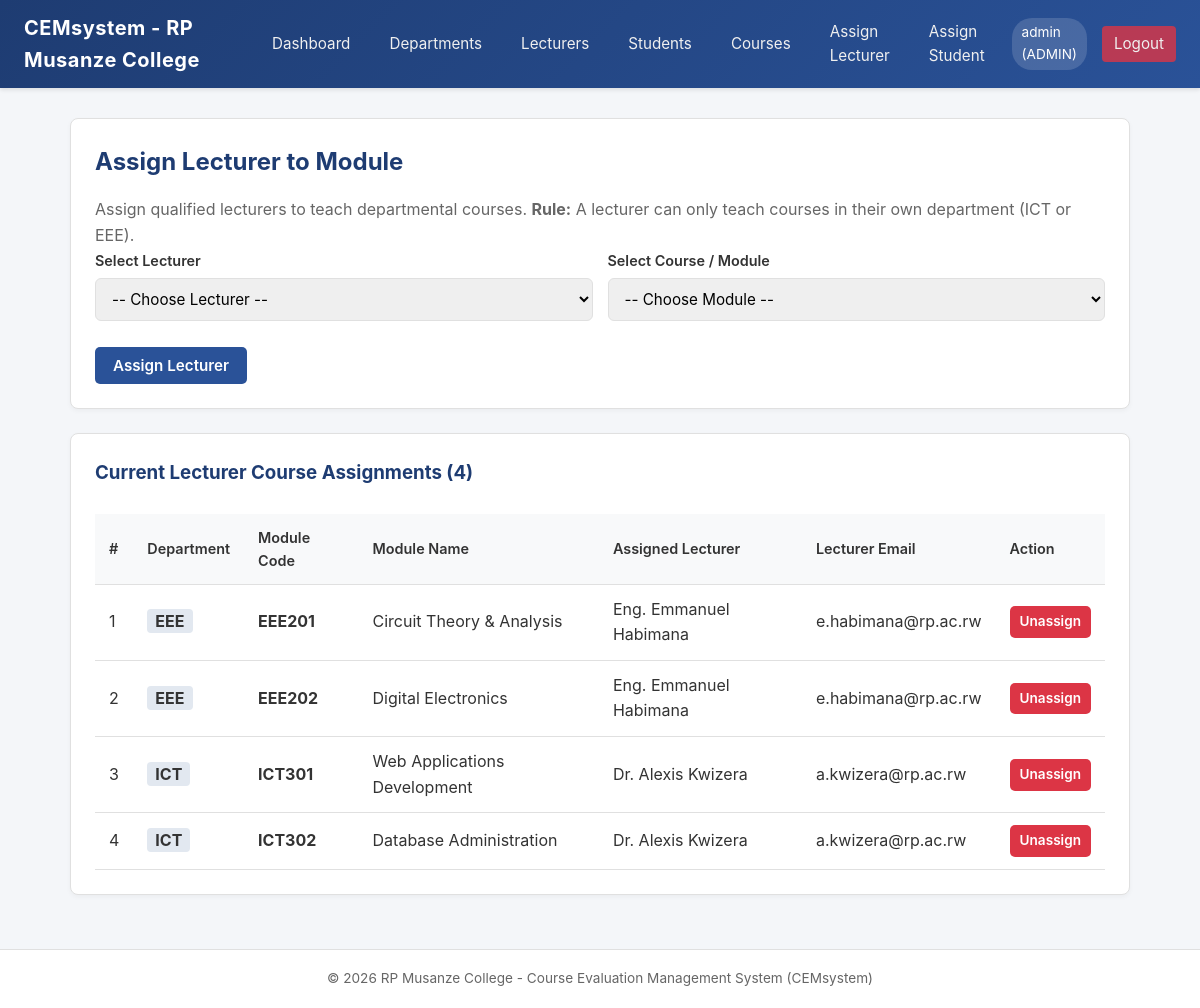
The app's page /admin/assign_lecturer.php (signed in) with its own data.
### tables this page shows
CREATE TABLE IF NOT EXISTS `lecturer_courses` (
    `id` INT AUTO_INCREMENT PRIMARY KEY,
    `lecturer_id` INT NOT NULL,
    `course_id` INT NOT NULL,
    CONSTRAINT `unique_lecturer_course` UNIQUE (`lecturer_id`, `course_id`),
    CONSTRAINT `fk_lc_lecturer` FOREIGN KEY (`lecturer_id`) 
        REFERENCES `lecturers`(`id`) ON DELETE CASCADE ON UPDATE CASCADE,
    CONSTRAINT `fk_lc_course` FOREIGN KEY (`course_id`) 
        REFERENCES `courses`(`id`) ON DELETE CASCADE ON UPDATE CASCADE
);

CREATE TABLE IF NOT EXISTS `departments` (
    `id` INT AUTO_INCREMENT PRIMARY KEY,
    `name` VARCHAR(100) NOT NULL,
    `code` VARCHAR(20) NOT NULL UNIQUE
);

CREATE TABLE IF NOT EXISTS `courses` (
    `id` INT AUTO_INCREMENT PRIMARY KEY,
    `course_code` VARCHAR(50) NOT NULL UNIQUE,
    `course_name` VARCHAR(150) NOT NULL,
    `department_id` INT NOT NULL,
    `created_at` TIMESTAMP DEFAULT CURRENT_TIMESTAMP,
    CONSTRAINT `fk_courses_department` FOREIGN KEY (`department_id`) 
        REFERENCES `departments`(`id`) ON DELETE RESTRICT ON UPDATE CASCADE
);

CREATE TABLE IF NOT EXISTS `lecturers` (
    `id` INT AUTO_INCREMENT PRIMARY KEY,
    `user_id` INT NULL,
    `name` VARCHAR(100) NOT NULL,
    `email` VARCHAR(100) NOT NULL UNIQUE,
    `department_id` INT NOT NULL,
    `created_at` TIMESTAMP DEFAULT CURRENT_TIMESTAMP,
    CONSTRAINT `fk_lecturers_user` FOREIGN KEY (`user_id`) 
        REFERENCES `users`(`id`) ON DELETE SET NULL ON UPDATE CASCADE,
    CONSTRAINT `fk_lecturers_department` FOREIGN KEY (`department_id`) 
        REFERENCES `departments`(`id`) ON DELETE RESTRICT ON UPDATE CASCADE
);

### admin/assign_lecturer.php (the view, shortened to what this page needs)
<?php
require_once __DIR__ . '/../config/db.php';
$assignments = $pdo->query("
    SELECT lc.id, l.name AS lecturer_name, l.email AS lecturer_email,
           c.course_code, c.course_name, d.name AS department_name, d.code AS department_code
    FROM lecturer_courses lc
    JOIN lecturers l ON lc.lecturer_id = l.id
    JOIN courses c ON lc.course_id = c.id
    JOIN departments d ON c.department_id = d.id
    ORDER BY d.code ASC, c.course_code ASC
")->fetchAll();
$base_path = '../';
require_once __DIR__ . '/../includes/header.php';
?>
<div class="card">
    <h2>Assign Lecturer to Module</h2>
    <p style="color: var(--text-muted);">
        Assign qualified lecturers to teach departmental courses.
        <strong>Rule:</strong> A lecturer can only teach courses in their own department (ICT or EEE).
    </p>
    <form action="assign_lecturer.php" method="POST">
        <div style="display: grid; grid-template-columns: repeat(auto-fit, minmax(260px, 1fr)); gap: 15px;">
            <div class="form-group">
                <label for="lecturer_id">Select Lecturer</label>
                <select name="lecturer_id" id="lecturer_id" class="form-control" required>
                    <option value="">-- Choose Lecturer --</option>
                </select>
            </div>
            <div class="form-group">
                <label for="course_id">Select Course / Module</label>
                <select name="course_id" id="course_id" class="form-control" required>
                    <option value="">-- Choose Module --</option>
                </select>
            </div>
        </div>
        <button type="submit" name="assign_lecturer" class="btn btn-primary" style="margin-top: 10px;">Assign Lecturer</button>
    </form>
</div>
<div class="card">
    <h3>Current Lecturer Course Assignments (<?= count($assignments) ?>)</h3>
    <div class="table-responsive">
        <table>
            <thead>
                <tr>
                    <th>#</th>
                    <th>Department</th>
                    <th>Module Code</th>
                    <th>Module Name</th>
                    <th>Assigned Lecturer</th>
                    <th>Lecturer Email</th>
                    <th>Action</th>
                </tr>
            </thead>
            <tbody>
                <?php if (empty($assignments)): ?>
                    <tr><td colspan="7" style="text-align: center; color: var(--text-muted);">No lecturer assignments created yet.</td></tr>
                <?php else: ?>
                    <?php foreach ($assignments as $idx => $a): ?>
                        <tr>
                            <td><?= $idx + 1 ?></td>
                            <td><span style="background: #e2e8f0; padding: 2px 8px; border-radius: 4px; font-weight: bold;"><?= htmlspecialchars($a['department_code']) ?></span></td>
                            <td><strong><?= htmlspecialchars($a['course_code']) ?></strong></td>
                            <td><?= htmlspecialchars($a['course_name']) ?></td>
                            <td><?= htmlspecialchars($a['lecturer_name']) ?></td>
                            <td><?= htmlspecialchars($a['lecturer_email']) ?></td>
                            <td>
                                <a href="assign_lecturer.php?remove=<?= $a['id'] ?>" class="btn btn-danger btn-sm" onclick="return confirm('Remove this lecturer assignment?');">Unassign</a>
                            </td>
                        </tr>
                    <?php endforeach; ?>
                <?php endif; ?>
            </tbody>
        </table>
    </div>
</div>
<?php require_once __DIR__ . '/../includes/footer.php'; ?>

### includes/header.php (shortened to what this page needs)
<?php
$base_path = $base_path ?? '';
?>
<!DOCTYPE html>
<html lang="en">
<head>
    <link rel="stylesheet" href="<?= $base_path ?>style.css">
</head>
<body>
<nav class="navbar">
    <a href="<?= $base_path ?>index.php" class="brand">CEMsystem - RP Musanze College</a>
    <div class="nav-links">
        <?php if (isset($_SESSION['user_id'])): ?>
            <?php if ($_SESSION['role'] === 'admin'): ?>
                <a href="<?= $base_path ?>admin/dashboard.php">Dashboard</a>
                <a href="<?= $base_path ?>admin/departments.php">Departments</a>
                <a href="<?= $base_path ?>admin/lecturers.php">Lecturers</a>
                <a href="<?= $base_path ?>admin/students.php">Students</a>
                <a href="<?= $base_path ?>admin/courses.php">Courses</a>
                <a href="<?= $base_path ?>admin/assign_lecturer.php">Assign Lecturer</a>
                <a href="<?= $base_path ?>admin/assign_student.php">Assign Student</a>
            <?php elseif ($_SESSION['role'] === 'student'): ?>
                <a href="<?= $base_path ?>student/dashboard.php">My Courses</a>
            <?php endif; ?>
            <span class="user-info">
                <?= htmlspecialchars($_SESSION['username']) ?> (<?= strtoupper($_SESSION['role']) ?>)
            </span>
            <a href="<?= $base_path ?>logout.php" style="background: rgba(220,53,69,0.8);">Logout</a>
        <?php else: ?>
            <a href="<?= $base_path ?>index.php">Login</a>
        <?php endif; ?>
    </div>
</nav>
<div class="container">

### includes/footer.php
</div>
<footer>
    <p>&copy; <?= date('Y') ?> RP Musanze College - Course Evaluation Management System (CEMsystem)</p>
</footer>
</body>
</html>

### style.css (style rules this page uses)
:root { --primary: #1e3c72; --primary-hover: #162c55; --secondary: #2a5298; --accent: #00adb5; --bg: #f4f6f9; --card-bg: #ffffff; --text-color: #333333; --text-muted: #666666; --border-color: #e0e0e0; --success: #28a745; --danger: #dc3545; --warning: #ffc107; }
* { box-sizing: border-box; margin: 0; padding: 0; font-family: -apple-system, BlinkMacSystemFont, "Segoe UI", Roboto, Helvetica, Arial, sans-serif; }
body { background-color: var(--bg); color: var(--text-color); line-height: 1.6; min-height: 100vh; display: flex; flex-direction: column; }
.navbar { background: linear-gradient(135deg, var(--primary) 0%, var(--secondary) 100%); color: white; padding: 12px 24px; display: flex; justify-content: space-between; align-items: center; box-shadow: 0 2px 4px rgba(0,0,0,0.1); }
.navbar .brand { font-size: 1.25rem; font-weight: 700; color: white; text-decoration: none; letter-spacing: 0.5px; }
.navbar .nav-links { display: flex; gap: 15px; align-items: center; }
.navbar .nav-links a { color: #f0f0f0; text-decoration: none; font-size: 0.95rem; padding: 6px 12px; border-radius: 4px; transition: background-color 0.2s; }
.navbar .user-info { font-size: 0.85rem; background: rgba(255, 255, 255, 0.15); padding: 4px 10px; border-radius: 20px; }
.container { max-width: 1100px; margin: 30px auto; padding: 0 20px; flex: 1; width: 100%; }
.card { background: var(--card-bg); border-radius: 8px; padding: 24px; margin-bottom: 24px; border: 1px solid var(--border-color); box-shadow: 0 2px 5px rgba(0,0,0,0.04); }
.card h2, .card h3 { margin-bottom: 16px; color: var(--primary); }
.form-group { margin-bottom: 16px; }
.form-group label { display: block; margin-bottom: 6px; font-weight: 600; font-size: 0.9rem; }
.form-control { width: 100%; padding: 10px 12px; border: 1px solid var(--border-color); border-radius: 6px; font-size: 0.95rem; outline: none; transition: border-color 0.2s; }
.btn { display: inline-block; padding: 9px 18px; font-size: 0.95rem; font-weight: 600; border-radius: 5px; text-decoration: none; cursor: pointer; border: none; transition: background-color 0.2s, transform 0.1s; }
.btn-primary { background-color: var(--secondary); color: white; }
.btn-danger { background-color: var(--danger); color: white; }
.btn-sm { padding: 5px 10px; font-size: 0.85rem; }
.table-responsive { overflow-x: auto; }
table { width: 100%; border-collapse: collapse; margin-top: 10px; }
table th, table td { padding: 12px 14px; text-align: left; border-bottom: 1px solid var(--border-color); }
table th { background-color: #f8f9fa; color: var(--text-color); font-weight: 600; font-size: 0.9rem; }
footer { text-align: center; padding: 18px; color: var(--text-muted); font-size: 0.85rem; border-top: 1px solid var(--border-color); background: white; margin-top: auto; }

### records on screen
lecturer_courses: departments.code "EEE", course.course_code "EEE201", course.course_name "Circuit Theory & Analysis", lecturer.name "Eng. Emmanuel Habimana", lecturer.email "e.habimana@rp.ac.rw"
lecturer_courses: departments.code "EEE", course.course_code "EEE202", course.course_name "Digital Electronics", lecturer.name "Eng. Emmanuel Habimana", lecturer.email "e.habimana@rp.ac.rw"
lecturer_courses: departments.code "ICT", course.course_code "ICT301", course.course_name "Web Applications Development", lecturer.name "Dr. Alexis Kwizera", lecturer.email "a.kwizera@rp.ac.rw"
lecturer_courses: departments.code "ICT", course.course_code "ICT302", course.course_name "Database Administration", lecturer.name "Dr. Alexis Kwizera", lecturer.email "a.kwizera@rp.ac.rw"

### other values on screen
$_SESSION['username'] "admin"
$_SESSION['role'] "ADMIN"
count($assignments) "4"
